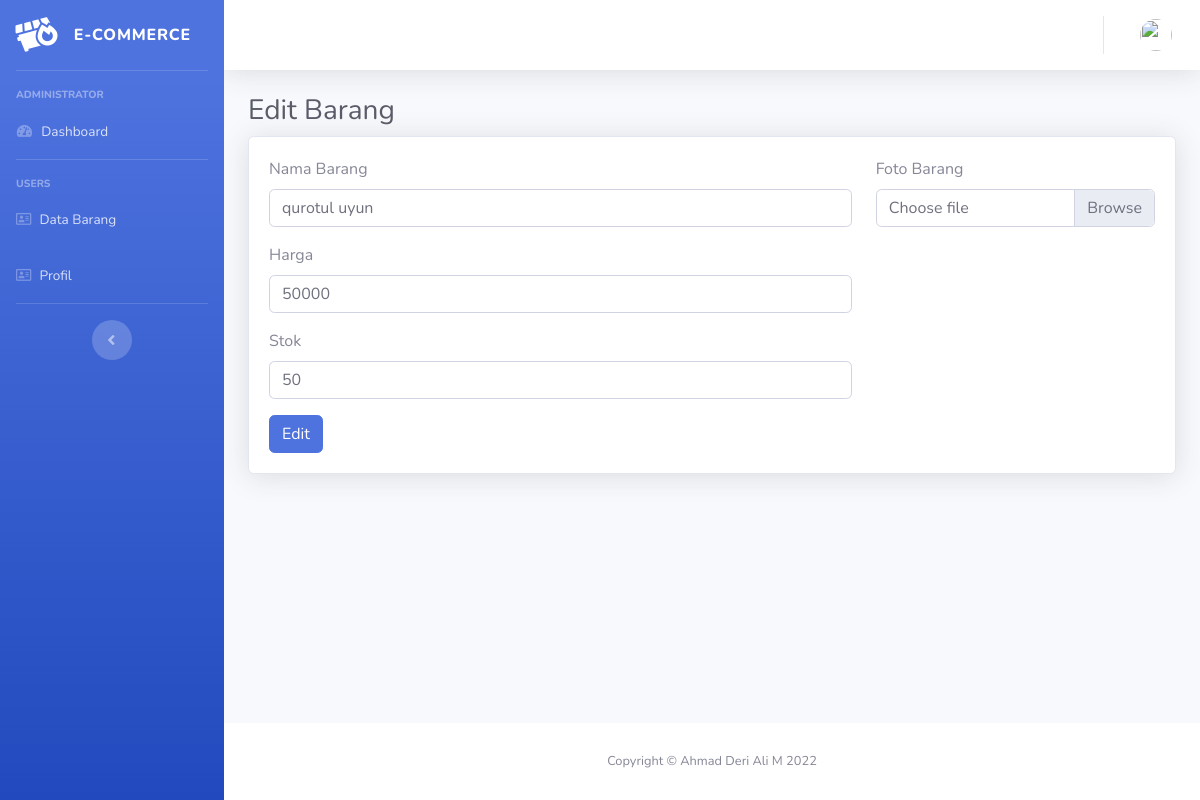
The app's page /barang/edit/2 with its own data.
### tables this page shows
CREATE TABLE `barang` (
  `id` int(11) NOT NULL,
  `nama_barang` varchar(256) NOT NULL,
  `harga` int(11) NOT NULL,
  `stok` int(11) NOT NULL,
  `gambar` varchar(256) NOT NULL
);

### application/controllers/Barang.php (called while the page is built, shortened)
<?php
class Barang extends CI_Controller
{
    public function __construct()
    {
        $this->load->library('form_validation');
        $this->load->model('Barang_model');
    }
    public function edit($id)
    {
        $this->form_validation->set_rules('nama', 'Nama', 'required|trim');
        $this->form_validation->set_rules('harga', 'Harga', 'required|trim|numeric');
        $this->form_validation->set_rules('stok', 'Stok', 'required|trim|numeric');
        if($this->form_validation->run() == false){
            $data['user'] = $this->db->get_where('user', ['email' => $this->session->userdata('email')])->row_array();
            $data['title'] = 'Barang';
            $data['barang'] = $this->Barang_model->getData($id);
            $this->load->view('templates/header', $data);
            $this->load->view('templates/sidebar', $data);
            $this->load->view('templates/topbar', $data);
            $this->load->view('barang/edit', $data);
            $this->load->view('templates/footer');
        }
    }
}

### index.php (called while the page is built, shortened)
<?php
require_once BASEPATH.'core/CodeIgniter.php';

### application/models/Barang_model.php (called while the page is built, shortened)
<?php
class Barang_model extends CI_model {
    public function getData($id)
    {
        $query = $this->db->get_where('barang', ['id' => $id]);
        return $query->row_array();
    }
}

### application/views/barang/edit.php (the view, shortened to what this page needs)
<div class="container-fluid">
    <h1 class="h3 mb-2 text-gray-800">Edit Barang</h1>
    <div class="card shadow mb-4">
        <div class="card-body">
        <form method="post" action="<?= base_url('barang/edit/').$barang['id']; ?>">
            <div class="row">
                <div class="col-md-8">
                    <div class="form-group">
                        <label for="nama">Nama Barang</label>
                        <input type="text" class="form-control" id="nama" name="nama" value="<?= $barang['nama_barang'] ?>">
                    </div>
                    <div class="form-group">
                        <label for="harga">Harga</label>
                        <input type="text" class="form-control" id="harga" name="harga" value="<?= $barang['harga'] ?>">
                    </div>
                    <div class="form-group">
                        <label for="stock">Stok</label>
                        <input type="text" class="form-control" id="stock" name="stok" value="<?= $barang['stok'] ?>">
                    </div>
                    <button type="submit" class="btn btn-primary">Edit</button>
                </div>
                <div class="col-md-4">
                    <div class="form-group">
                        <label for="nama">Foto Barang</label>
                        <div class="custom-file">
                            <label class="custom-file-label" for="file" aria-describedby="inputGroupFileAddon02">Choose file</label>
                        </div>
                    </div>
                </div>
            </div>
        </form>
        </div>
    </div>
</div>

### records on screen
barang: nama "qurotul uyun", harga "50000", stok "50"
